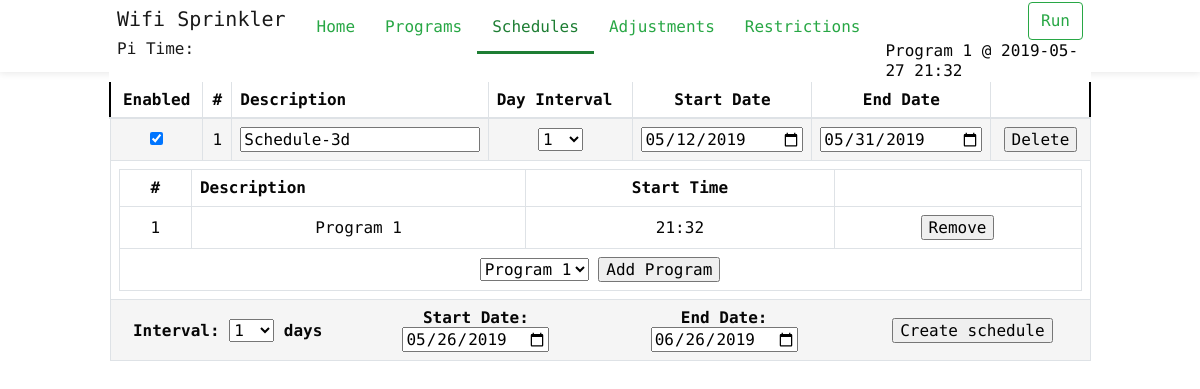
The page /schedules on the database as committed earlier.
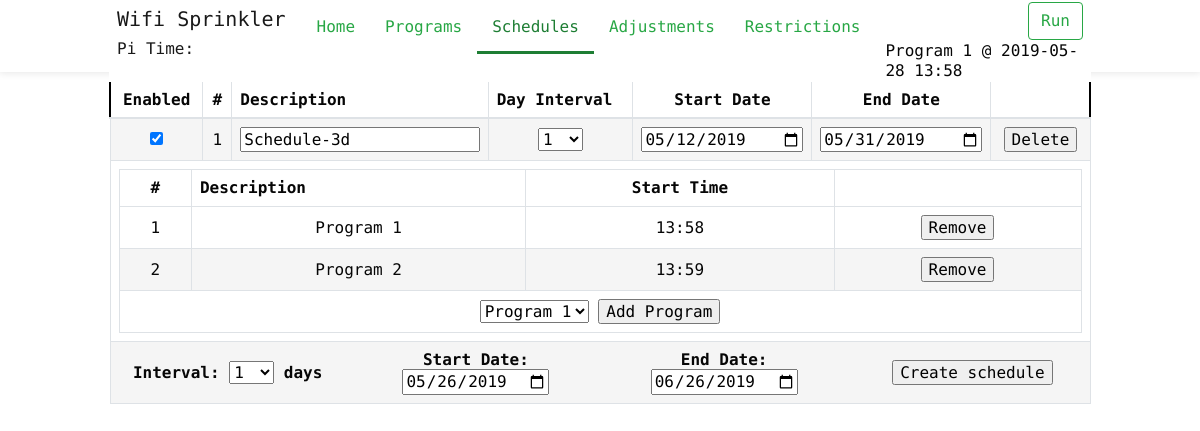
The same page on the database as committed later.
### main.py (models this page shows)
class Schedule(db.Model):
	__tablename__ = 'Schedule'
	schedule_id = db.Column(db.Integer, primary_key=True)
	day_interval = db.Column(db.Integer, unique=False)
	description = db.Column(db.String(120), unique=False, nullable=False)
	start_date = db.Column(db.DateTime, unique=False, default=datetime.now)
	end_date = db.Column(db.DateTime, unique=False, default=datetime.now)
	enabled = db.Column(db.Boolean)
	program_schedule = db.relationship('Program_Schedule', backref='schedule', cascade="all, delete-orphan")

class Program_Schedule(db.Model):
	__tablename__ = 'Program_Schedule'
	__table_args__ = (
		PrimaryKeyConstraint('program_id', 'schedule_id'),
	)
	program_id = db.Column(db.Integer, db.ForeignKey("Program.program_id"), primary_key=True)
	schedule_id = db.Column(db.Integer, db.ForeignKey("Schedule.schedule_id"), primary_key=True)

class Program(db.Model):
	__tablename__ = 'Program'
	program_id = db.Column(db.Integer, primary_key=True)
	description = db.Column(db.String(120), unique=False, nullable=True)
	enabled = db.Column(db.Boolean)
	program_zones = db.relationship('Program_Zones', backref='program', cascade="all, delete-orphan")
	program_run = db.relationship('Program_Run', backref='program', cascade="all, delete-orphan")
	program_schedule = db.relationship('Program_Schedule', backref='program', cascade="all, delete-orphan")
	program_adjustment = db.relationship('Program_Adjustment', backref='program', cascade="all, delete-orphan")
	program_restriction = db.relationship('Program_Restriction', backref='program', cascade="all, delete-orphan")

### main.py (the view)
@app.route("/schedules")
def schedules():
	schedules = Schedule.query.all()
	programs = Program.query.filter_by(enabled=True)
	next_progam_run = GetNextProgamRun()
	return render_template('schedules.html', schedules=schedules, programs=programs, next_progam_run=next_progam_run, curent_page='Schedules')

### main.py (called while the page is built)
@app.context_processor
def utility_processor():
	return dict(isAllowedTime=isAllowedTime )

@app.template_filter('dateformat')
def dateformat(value, format='%Y-%m-%d'):
	return value.strftime(format)

@app.template_filter('timeformat')
def timeformat(value, format='%H:%M'):
	return value.strftime(format)

@app.template_filter('datetimeformat')
def datetimeformat(value, format='%Y-%m-%d %H:%M'):
	return value.strftime(format)

### templates/schedules.html (shortened to what the changed rows need)
{% extends 'layout.html' %}
{% from "_macros.html" import day_interval %}
{% block body %}
		<div class="container" >
			<div class="row">
				<div id="schedule_div" class="col-lg-12">
					<table class="table table-bordered dataTable" id="dataTable" cellspacing="0" width="100%">
						<thead>
							<tr role="row" style="border: 2px solid #000 !important;">
								<th class="center">Enabled</th>
								<th class="td-select center">#</th>
								<th>Description</th>
								<th>Day Interval</th>
								<th class="center" >Start Date</th>
								<th class="center" >End Date</th>
								<th class="center"></th>
							</tr>
						</thead>
						<tfoot>
							<tr>
								<th colspan="8" class="AddScheduleSpan center RowEven" >
									<div class="row" >
										<div class="col-sm-3 middle">
											Interval: {{ day_interval('day_interval', 1) }} days
										</div>
										<div class="col-sm-3">
											Start Date: <input type="date" id="schedule_startdate" value="" style="" />
										</div>
										<div class="col-sm-3">
											End Date: <input type="date" id="schedule_enddate" class="" value="" style="" />
										</div>
										<div class="col-sm-3 middle">
											<input type="button" id="btn_add_schedule" value="Create schedule" style=""/>
										</div>
									</div>
								</th>
							</tr>
						</tfoot>
						<tbody>
							{% for schedule in schedules %}
							<tr role="row" class="RowEven" style="border-top: 2px solid #000;">
								<td>
									{% if schedule.enabled %}
									<input type="checkbox" id="chk_{{schedule.schedule_id}}" name="chk_{{schedule.schedule_id}}" checked>
									{% else %}
									<input type="checkbox" id="chk_{{schedule.schedule_id}}" name="chk_{{schedule.schedule_id}}">
									{% endif %}
						      </td>
						      <td class="td-select">{{ schedule.schedule_id }}</td>
								<td class="ScheduleDescriptionSpan">
									<input type="text" id="desc_{{ schedule.schedule_id }}" value="{{ schedule.description }}" style="width:100%;max-width: 100%;" {{'' if schedule.enabled else 'disabled'}} >
								</td>
								<td class="ScheduleValue">
									{{ day_interval(schedule.schedule_id, schedule.day_interval, schedule.enabled) }}
								</td>
								<td class="ScheduleStartDate">
									<input type="date" id="start-date_{{ schedule.schedule_id }}" value="{{ schedule.start_date|dateformat }}" style="width:100%;max-width: 100%;" {{'' if schedule.enabled else 'disabled'}}/>
								</td>
								<td class="ScheduleEndDate">
									<input type="date" id="end-date_{{ schedule.schedule_id }}" value="{{ schedule.end_date|dateformat }}" style="width:100%;max-width: 100%;" {{'' if schedule.enabled else 'disabled'}}/>
								</td>
								<td class="ScheduleDeleteSpan">
									<input type="button" id="delete_{{ schedule.schedule_id }}" value="Delete" style="min-width: 50px;"/>
								</td>
								</tr>
							<tr>
								<td colspan="8">
									<table class="table table-bordered dataTable" id="table_{{schedule.schedule_id}}" cellspacing="0" width="100%" style="margin-bottom: 0px;">
										<tr role="row">
											<th class="center">#</th>
											<th>Description</th>
											<th class="center">Start Time</th>
											<th></th>
										</tr>
										<tfoot>
											<tr>
												<th colspan="5" class="center ProgramAddSpan">
													<select id="select-program_{{schedule.schedule_id}}">
													{% for program in programs %}
													<option value="{{ program.program_id }}">{{ program.description }}</option>
													{% endfor %}
													</select>
													<input type="button" id="btn-program-add_{{schedule.schedule_id}}" value="Add Program" style="min-width: 50px;"/>
												</th>
											</tr>
										</tfoot>
										{% for program in schedule.program_schedule %}
											{% if loop.index % 2 == 0 %}
											<tr role="row" class="RowEven">
											{% else %}
											<tr role="row" class="RowOdd">
											{% endif %}
											<td>{{ program.program_id }}</td>
											<td>{{ program.program.description }}</td>
											<td class="ProgramStartTimeSpan">
												{% for run_time in program.program.program_run %}
													<div>
														<span id="run_time">{{ run_time.start_time|timeformat }}</span>
												{% endfor %}
											</td>
											<td class="ProgramDeleteSpan">
												<input type="button" id="remove_{{ program.program_id }}" value="Remove" style="min-width: 50px;"/>
											</td>
										</tr>
										{% endfor %}
									</table>
								</td>
							</tr>
						  {% endfor %}
						</tbody>
					</table>
				</div>
			</div>
		</div>
	</body>
</html>
{% endblock %}

### templates/layout.html (shortened to what this page needs)
<!doctype html>
<html lang="">
	<head>
		<link rel="stylesheet" href="{{ url_for('static', filename='css/bootstrap.min.css') }}">
		<link rel="stylesheet" href="{{ url_for('static', filename='css/wifi-sprinkler.css') }}">
		<link rel="stylesheet" href="//code.jquery.com/ui/1.12.1/themes/base/jquery-ui.css">
	</head>
	<body class="home with-promo">
		<header class="fixed-top">
			<div class="headerLightBox">
				<div class="container" >
					<nav class="navbar navbar-toggleable-md navbar-light">
						<div class="logo">
							<a class="navbar-brand" href="/">
								<h5>Wifi Sprinkler</h6>
								<h6>Pi Time: <Pi Time: <span id='time_value' class="label" ></h6>
							</a>
						</div>
						<div class="navigation">
							<ul class="nav navbar-left">
								<li class="nav-item {{'active' if curent_page=='Home'}} tf-menu">
									<a class="nav-link" href="/">Home</a>
								</li>
								<li class="nav-item {{'active' if curent_page=='Programs'}} tf-menu">
									<a class="nav-link" href="/programs">Programs</a>
								</li>
								<li class="nav-item {{'active' if curent_page=='Schedules'}} tf-menu">
									<a class="nav-link" href="/schedules">Schedules</a>
								</li>
								<li class="nav-item {{'active' if curent_page=='Adjustments'}} tf-menu">
									<a class="nav-link" href="/adjustments">Adjustments</a>
								</li>
								<li class="nav-item {{'active' if curent_page=='Restrictions'}} tf-menu">
									<a class="nav-link" href="/restrictions">Restrictions</a>
								</li>
							</ul>
							<ul class="nav navbar-right justify-content-end">
								<li>
									<button class="btn btn-outline-success my-2 my-sm-0 start_stop_btn" type="button" id="">Run</button>
								</li>
								{% if next_progam_run.program is not none %}
								<li>
									<div style="padding-left: 10px;">
										<span class="middle">
										{{next_progam_run.program}}{{' @ ' + next_progam_run.run_datetime|datetimeformat if next_progam_run.program_id != 0 else ''}}
									</span>
									</div>
								</li>
								{% endif %}
							</ul>
						</div>
					</nav>
				</div>
			</div>
		</header>
		{% block body %}{% endblock %}

### templates/_macros.html (shortened to what this page needs)
{% macro day_interval(id, value, enabled=True) %}
<select id ="select_{{ id }}" style="width:45px;" {{'' if enabled else 'disabled'}}>
	{% for n in range(1, 29, 1) %}
		<option value='{{n}}' {{'selected' if value==n else ''}}>{{n}}</option>
	{% endfor %}
</select>
{% endmacro %}

Rows that differ between the two databases and show on the page:
computed for Schedule "Schedule-3d": gains Program_Schedule (program_id "1", program.description "Program 1", start_time "13:58"); loses Program_Schedule (program_id "1", program.description "Program 1", start_time "21:32")
added Program_Schedule: program_id "2", program.description "Program 2", start_time "13:59"
Other text that changed with them:
text no longer shown: "@ 2019-05-27 21:32"
text now shown: "@ 2019-05-28 13:58"
